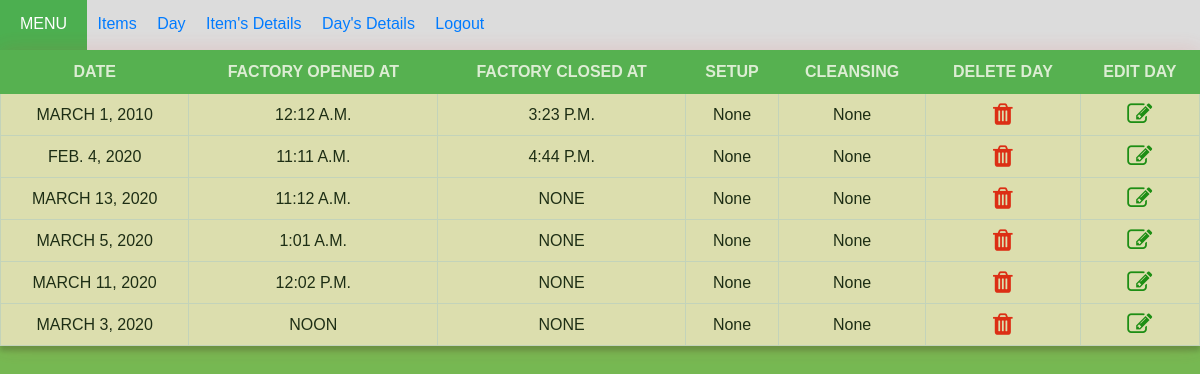
The app's page /todays_detail/ (signed in), older data.
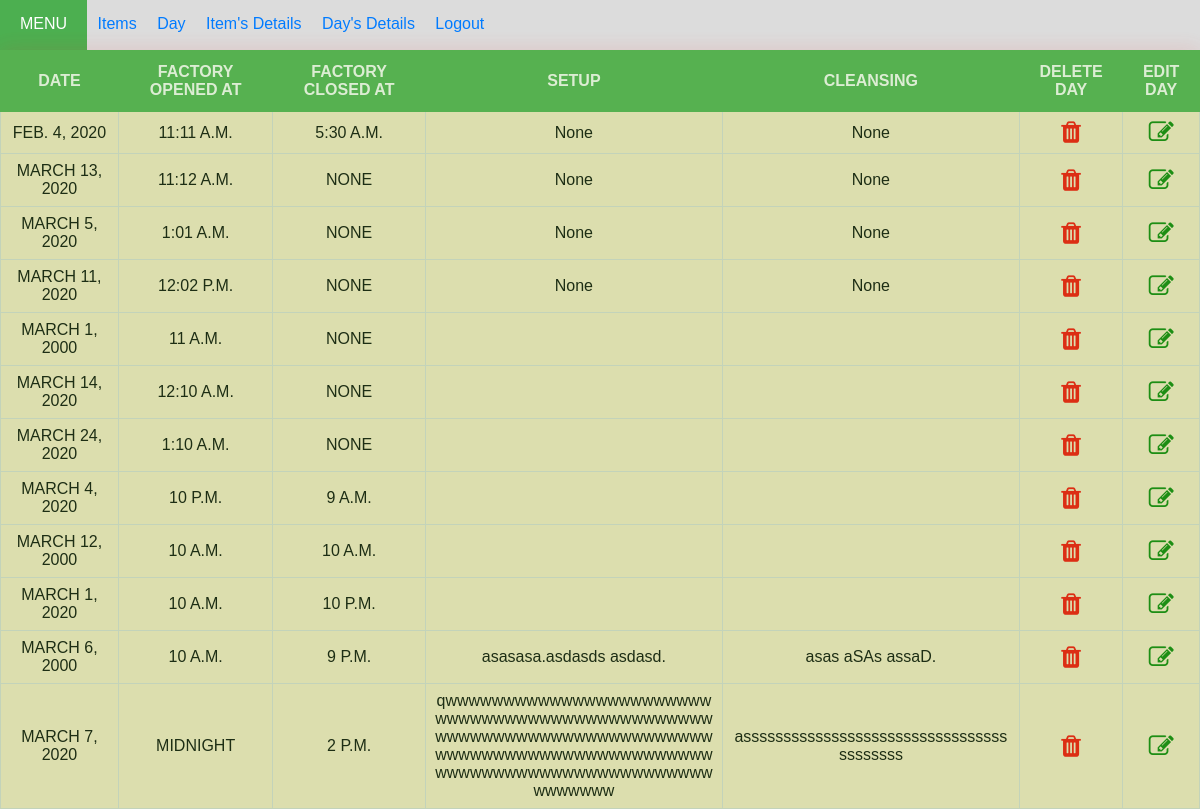
The same page, newer data.
### cal/models.py (models this page shows, shortened)
class days(models.Model):
    date = models.DateField(default = date.today, unique=True)
    fact_open_time = models.TimeField(default="10:00 AM")
    fact_close_time = models.TimeField(default="10:00 PM", blank=True, null=True)
    setup = models.TextField(max_length=1000, blank=True, null=True)
    cleansing = models.TextField(max_length=1000, blank=True, null=True)
    user_id = models.ForeignKey(User, on_delete=models.CASCADE, null=True)

### cal/views.py (the view)
# urls.py: path('todays_detail/', views.todays_detail, name='todays_detail'),
@login_required(login_url='login')
def todays_detail(request):
    all_items = days.objects.filter(user_id=request.user)
    return render(request, 'todays_detail.html', {'all_items': all_items})

### cal/templates/todays_detail.html (shortened to what this page needs)
{% load static %}
<!DOCTYPE html>
<html>
    <head>
        <link href="{% static  'css/todays_detail.css' %}" type="text/css" rel="stylesheet">
        <link rel="stylesheet" href="https://cdnjs.cloudflare.com/ajax/libs/font-awesome/4.7.0/css/font-awesome.min.css">
    </head>
    <body>
        <header>
            <div>
            <nav class="nav">
                    <a class="menu">MENU </a>
                    <a class="nav-item" href="{% url 'home' %}">Items</a>
                    <a class="nav-item" href="{% url 'day' %}">Day</a>
                    <a class="nav-item" href="{% url 'show' %}">Item's Details</a>
                    <a class="nav-item" href="{% url 'todays_detail' %}">Day's Details</a>
                    <a class="nav-item" href="{% url 'logout' %}">Logout</a>
            </nav>
        </header>
        <table class="container">
            <tr>
                <th>Date</th>
                <th>Factory Opened At</th>
                <th>Factory Closed At</th>
                <th>Setup</th>
                <th>Cleansing</th>
                <th>delete day</th>
                <th>edit day</th>
            </tr>
            {% if all_items %}
                {% for things in all_items %}
            <tr>
                <td class="datee">{{ things.date }}</td>
                <td class="fact_open_time">{{ things.fact_open_time }}</td>
                <td class="fact_close_time">{{ things.fact_close_time }}</td>
                <td class="notess">{{ things.setup }}</td>
                <td class="notess">{{ things.cleansing }}</td>
                <td class="delete"><center><a onclick = "return confirm ('You really want to delete details of {{ things.date}}?')" href="{% url 'delete_day' things.id %}"><li class="fa fa-trash" style="font-size: 25px;"></li></a></center></td>
                <td class="edit"><center><a href="{% url 'edit_day' things.id %}"><li class="fa fa-edit" style="font-size: 25px;"></li></a></center></td>
            </tr>
                {% endfor %}
          {% endif %}
        </table>
    </body>
</html>

Row changes from the older to the newer data that the page shows:
removed days: date "MARCH 1, 2010", fact_open_time "12:12 A.M.", fact_close_time "3:23 P.M.", setup "None", cleansing "None"
removed days: date "MARCH 3, 2020", fact_open_time "NOON", fact_close_time "NONE", setup "None", cleansing "None"
changed days "FEB. 4, 2020": fact_close_time "4:44 P.M." → "5:30 A.M."
added days: date "MARCH 1, 2000", fact_open_time "11 A.M.", fact_close_time "NONE"
added days: date "MARCH 14, 2020", fact_open_time "12:10 A.M.", fact_close_time "NONE"
added days: date "MARCH 24, 2020", fact_open_time "1:10 A.M.", fact_close_time "NONE"
added days: date "MARCH 4, 2020", fact_open_time "10 P.M.", fact_close_time "9 A.M."
added days: date "MARCH 12, 2000", fact_open_time "10 A.M.", fact_close_time "10 A.M."
added days: date "MARCH 1, 2020", fact_open_time "10 A.M.", fact_close_time "10 P.M."
added days: date "MARCH 6, 2000", fact_open_time "10 A.M.", fact_close_time "9 P.M.", setup "asasasa.asdasds asdasd.", cleansing "asas aSAs assaD."
added days: date "MARCH 7, 2020", fact_open_time "MIDNIGHT", fact_close_time "2 P.M.", setup "qwwwwwwwwwwwwwwwwwwwwwwwwwwwwwwwwwwwwwwwwwwwwwwwwwwwwwwwwwwwwwwwwwwwwwwwwwwwwwwwwwwwwwwwwwwwwwwwwwwwwwwwwwwwwwwwwwwwwwwwwwwwwww", cleansing "asssssssssssssssssssssssssssssssssssssssss"
